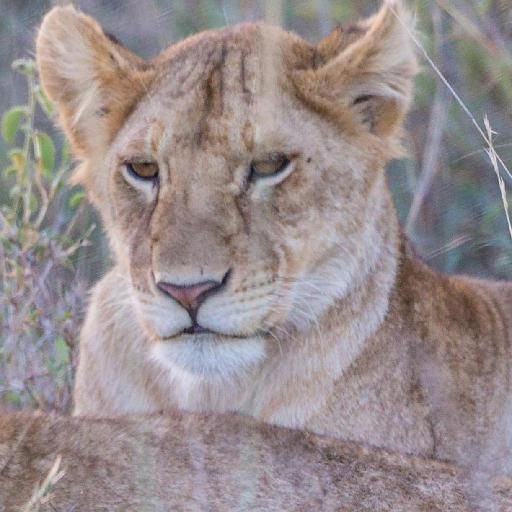
#> input picture img/dataset/1026.jpg, 512 x 512 px, found by its file name; its folder holds only this picture in this run
$ python FINAL.py
#> lines starting #> are read from the running program, lines starting #| are printed output that depends on the picture
import numpy as np
import math
from skimage.feature import graycomatrix, graycoprops # buat ngecek aja
from cosine_similarity import cosine_sim
import time
import os
from multiprocessing import Pool
import cv2

########## CONVERT WARNA TO GRAYSCALE ##########
def toGrayscale(image):
    grayscale_image = np.dot(image[..., :3], [0.29, 0.587, 0.114]).astype(np.uint8)
    return grayscale_image

########## FRAMEWORK MATRIKS ##########
def matrixGLCM(image, d=1):
    # ubah jadi grayscale dulu
    image = toGrayscale(image)

    # quantization levels
    levels = np.max(image) + 1

    # inisialisasi matrix dengan 0
    framework_matrix = np.zeros((levels, levels))

    # dimensi dari gambarnya
    rows, cols = image.shape

    # isi matrixnya
    for i in range(rows):
        for j in range(cols):
                x1, y1 = i, j
                # perpindahan vektor berdasarkan sudut
                # sudut 0:
                x2, y2 = i + 0, j + d

                if 0 <= x1 < rows and 0 <= y1 < cols and 0 <= x2 < rows and 0 <= y2 < cols:
                    pixel1 = image[x1, y1]
                    pixel2 = image[x2, y2]
                    framework_matrix[pixel1, pixel2] += 1
                    # print("framework matrix:")
                    # print(framework_matrix)

    return framework_matrix

########## MATRIKS SIMETRIK ##########
def symmetricGLCM(glcm_matrix):
    symmetric_glcm = glcm_matrix + glcm_matrix.T
    return symmetric_glcm

########## MATRIKS NORMALISASI ##########
def normalizeGLCM(glcm_matrix):
    normalized_glcm = glcm_matrix / np.sum(glcm_matrix)
    return normalized_glcm

########## EKSTRAKSI TEKSTUR ##########
def extract_texture(glcm_matrix):
    rows = glcm_matrix.shape[0]

    # buat cari i - j (untuk contrast, homogeneity, dissimilarity)
    diff_matrix = np.abs(np.arange(rows) - np.arange(rows)[:, np.newaxis])

    # 1. contrast
    contrast_result = np.sum(diff_matrix ** 2 * glcm_matrix)

    # 2. homogeneity
    homogeneity_result = np.sum(glcm_matrix / (1 + diff_matrix ** 2))

    # 3. entropy
    # cari elemen tidak nol, handle kasus log(0) di entropy
    non_zero_elements = glcm_matrix[glcm_matrix > 0]
    entropy_result = -np.sum(non_zero_elements * np.log(non_zero_elements))

    # 4. dissimilarity
    dissimilarity_result = np.sum(diff_matrix * glcm_matrix)

    # 5. energy
    energy_result = np.sqrt(np.sum(glcm_matrix ** 2))

    # 6. correlation
    i, j = np.meshgrid(np.arange(rows), np.arange(rows), indexing='ij')
    rata_rata_i = np.sum(i * glcm_matrix) / np.sum(glcm_matrix)
    rata_rata_j = np.sum(j * glcm_matrix) / np.sum(glcm_matrix)

    sd_i = np.sqrt(np.sum(((i - rata_rata_i) ** 2) * glcm_matrix) / np.sum(glcm_matrix))
    sd_j = np.sqrt(np.sum(((j - rata_rata_j) ** 2) * glcm_matrix) / np.sum(glcm_matrix))

    correlation_result = np.sum(glcm_matrix * ((i - rata_rata_i) * (j - rata_rata_j) / (sd_i * sd_j)))

    return contrast_result, homogeneity_result, entropy_result, dissimilarity_result, energy_result, correlation_result

########## COSINE SIMILARITY ##########
def createVector(a, b, c, d, e, f,):
    vector = np.array([a, b, c, d, e, f])

    return vector

########## CBIR-TEKSTUR ##########
def CBIR_tekstur(image):
    ## BUAT VECTOR BERISI CONTRAST, HOMOGENEITY, DAN ENTROPY DARI IMAGE 1
    # sudut 0
    glcm_matrix_sudut0 = matrixGLCM(image, d=1)
    symmetric_glcm_sudut0 = symmetricGLCM(glcm_matrix_sudut0)
    normalized_glcm_sudut0 = normalizeGLCM(symmetric_glcm_sudut0)
    contrast_sudut0, homogeneity_sudut0, entropy_sudut0, dissimilarity_sudut0, energy_sudut0, correlation_sudut0 = extract_texture(normalized_glcm_sudut0)

    vector = createVector(contrast_sudut0, homogeneity_sudut0, entropy_sudut0, dissimilarity_sudut0, energy_sudut0, correlation_sudut0)

    return vector

########## MENGAMBIL SEMUA GAMBAR DALAM SATU FOLDER ##########
def imageInFolder(folder_path):
    image_files = [os.path.join(folder_path, filename) for filename in os.listdir(folder_path) if filename.endswith('.jpg')]
    return image_files

##########***** TES *****##########

if __name__ == '__main__':
    start_time = time.time()

    # list gambar target yang akan dibandingkan
    target_folder = 'img/dataset/'
    target_images = imageInFolder(target_folder)

    # baca semua gambar langsung terus simpen ke list, jadi ga ulang ulang cv2 imreadnya
    target_images_list = [cv2.imread(image_path) for image_path in target_images]
#> target_images_list = 1 item

    # inisialisasi pool multiprocessing dengan jumlah prosesor yang tersedia
    num_processors = 8 # sesuaikan dengan jumlah prosesor yang tersedia
    pool = Pool(processes=num_processors)

    # bandingkan gambar referensi dengan gambar target secara paralel
    vectors = pool.starmap(CBIR_tekstur, [(image,) for image in target_images_list])
#> in toGrayscale, `grayscale_image = np.dot(image[..., :3], [0.29, 0.587, 0.114]).astype(..`:
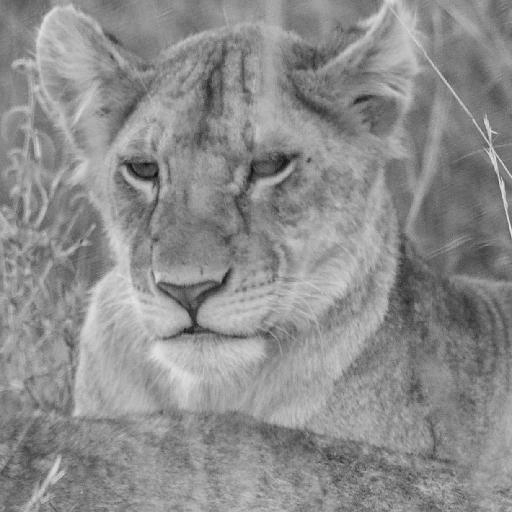
#> grayscale_image: shape (512, 512); min 12, max 230, mean 140.7
#> in matrixGLCM, `levels = np.max(image) + 1`: levels = 231
#> after the loop in matrixGLCM, `for i in range(rows):`:
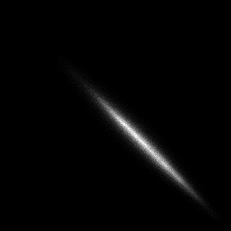
#> framework_matrix: shape (231, 231) float64; min 0, max 290, mean 4.9; drawn with min black and max white
#> in CBIR_tekstur, image is the input picture: shape (512, 512, 3); mean B, G, R 142, 140.9, 151.7
#> in extract_texture, `contrast_result = np.sum(diff_matrix ** 2 * glcm_matrix)`: contrast_result = 56.73
#> in extract_texture, `homogeneity_result = np.sum(glcm_matrix / (1 + diff_matrix ** 2))`: homogeneity_result = 0.204
#> in extract_texture, `non_zero_elements = glcm_matrix[glcm_matrix > 0]`: non_zero_elements = 11086 values, max 0.0011 at index 6271, min 1.91e-06 at index 0, mean 9.02e-05
#> in extract_texture, `entropy_result = -np.sum(non_zero_elements * np.log(non_zero_elements))`: entropy_result = 8.03
#> in extract_texture, `dissimilarity_result = np.sum(diff_matrix * glcm_matrix)`: dissimilarity_result = 5.21
#> in extract_texture, `energy_result = np.sqrt(np.sum(glcm_matrix ** 2))`: energy_result = 0.0219
#> in extract_texture, `rata_rata_i = np.sum(i * glcm_matrix) / np.sum(glcm_matrix)`: rata_rata_i = 140.7
#> in extract_texture, `sd_i = np.sqrt(np.sum(((i - rata_rata_i) ** 2) * glcm_matrix) / np.sum..`: sd_i = 27.62
#> in extract_texture, `correlation_result = np.sum(glcm_matrix * ((i - rata_rata_i) * (j - ra..`: correlation_result = 0.963
#> in CBIR_tekstur, `contrast_sudut0, homogeneity_sudut0, entropy_sudut0, dissimilarity_sud..`: contrast_sudut0 = 56.73; homogeneity_sudut0 = 0.204; entropy_sudut0 = 8.03; dissimilarity_sudut0 = 5.21; energy_sudut0 = 0.0219; correlation_sudut0 = 0.963
#> in createVector, `vector = np.array([a, b, c, d, e, f])`: vector = [56.73, 0.204, 8.03, 5.21, 0.0219, 0.963]
#> vectors = [[56.73, 0.204, 8.03, 5.21, 0.0219, 0.963]]

    # close pool multiprocessing
    pool.close()
    pool.join()

    # Hasil kesamaan citra
    for i, vektor in enumerate(vectors):
        # print(f"Kesamaan dengan gambar-{i+1}: {similarity * 100:.5f}%")
        print(f"vektor gambar-{i+1}: {vektor}%")
#> this loop made 1 pass
#| vektor gambar-1: [5.67252171e+01 2.03730960e-01 8.03481342e+00 5.20849132e+00
#|  2.19478142e-02 9.62816136e-01]%

    end_time = time.time()

    execution_time = end_time - start_time
    print(f"Program selesai dalam {execution_time:.2f} detik")

$ run again, on img/dataset/1337.jpg
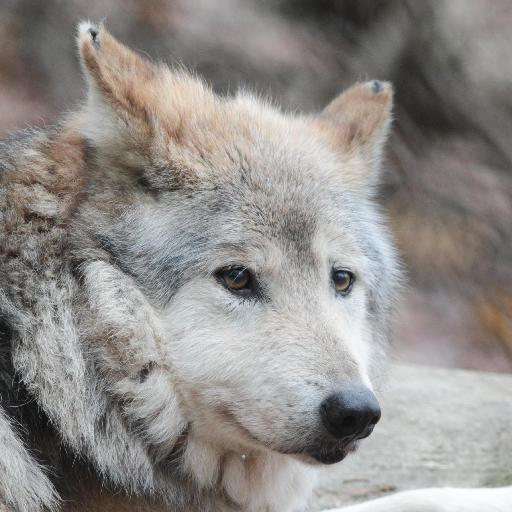
#> input picture img/dataset/1337.jpg, 512 x 512 px, found by its file name
#> target_images_list = 1 item
#> in toGrayscale, `grayscale_image = np.dot(image[..., :3], [0.29, 0.587, 0.114]).astype(..`:
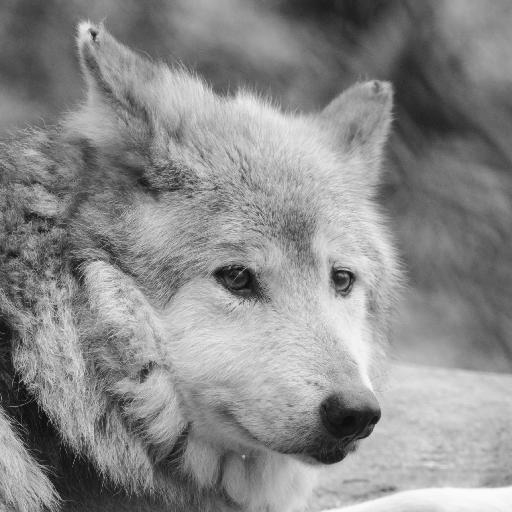
#> grayscale_image: shape (512, 512); min 0, max 252, mean 138.6
#> levels = 253
#> after the loop in matrixGLCM, `for i in range(rows):`:
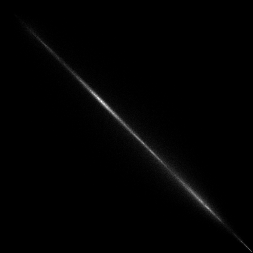
#> framework_matrix: shape (253, 253) float64; min 0, max 409, mean 4.1; drawn with min black and max white
#> in CBIR_tekstur, image is the input picture: shape (512, 512, 3); mean B, G, R 138, 140.8, 144.3
#> contrast_result = 166.5
#> homogeneity_result = 0.264
#> entropy_result = 8.75
#> dissimilarity_result = 7.3
#> energy_result = 0.0176
#> rata_rata_i = 138.6
#> sd_i = 50.09
#> correlation_result = 0.967
#> contrast_sudut0 = 166.5; homogeneity_sudut0 = 0.264; entropy_sudut0 = 8.75; dissimilarity_sudut0 = 7.3; energy_sudut0 = 0.0176; correlation_sudut0 = 0.967
#> in createVector, `vector = np.array([a, b, c, d, e, f])`: vector = [166.5, 0.264, 8.75, 7.3, 0.0176, 0.967]
#> vectors = [[166.5, 0.264, 8.75, 7.3, 0.0176, 0.967]]
#> the loop `for i, vektor in enumerate(vectors): # print(f"Kesamaan dengan gambar-..` made 1 pass
#> (printed output is left out)

$ run again, on img/dataset/1627.jpg
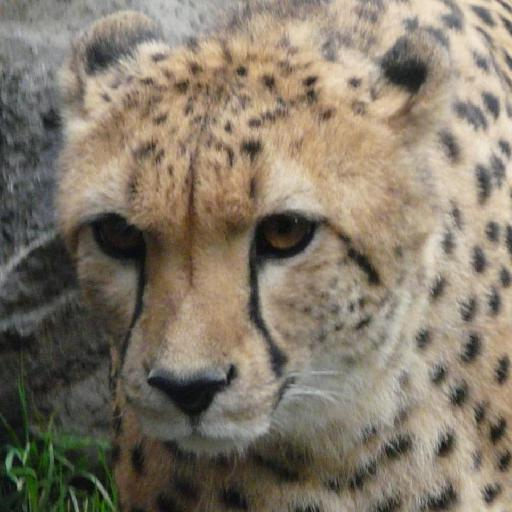
#> input picture img/dataset/1627.jpg, 512 x 512 px, found by its file name
#> target_images_list = 1 item
#> in toGrayscale, `grayscale_image = np.dot(image[..., :3], [0.29, 0.587, 0.114]).astype(..`:
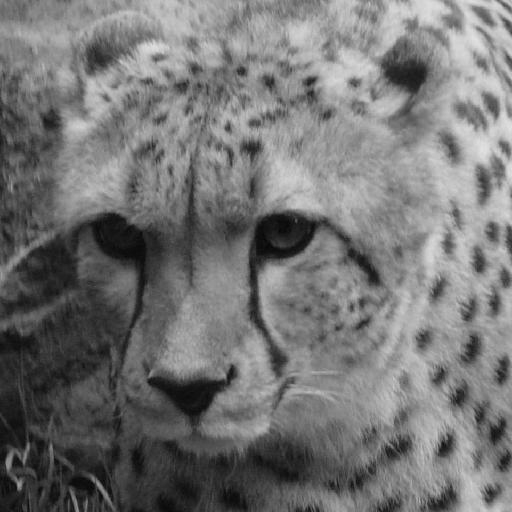
#> grayscale_image: shape (512, 512); min 2, max 226, mean 116.7
#> levels = 227
#> after the loop in matrixGLCM, `for i in range(rows):`:
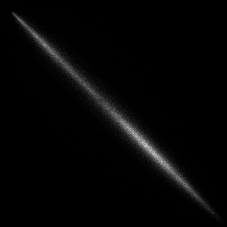
#> framework_matrix: shape (227, 227) float64; min 0, max 205, mean 5.1
#> in CBIR_tekstur, image is the input picture: shape (512, 512, 3); mean B, G, R 106.2, 121.6, 131.6
#> contrast_result = 59.98
#> homogeneity_result = 0.207
#> non_zero_elements = 12672 values, max 0.000764 at index 9179, min 1.91e-06 at index 0, mean 7.89e-05
#> entropy_result = 8.54
#> dissimilarity_result = 5.37
#> energy_result = 0.0165
#> rata_rata_i = 116.7
#> sd_i = 48.56
#> correlation_result = 0.987
#> contrast_sudut0 = 59.98; homogeneity_sudut0 = 0.207; entropy_sudut0 = 8.54; dissimilarity_sudut0 = 5.37; energy_sudut0 = 0.0165; correlation_sudut0 = 0.987
#> in createVector, `vector = np.array([a, b, c, d, e, f])`: vector = [59.98, 0.207, 8.54, 5.37, 0.0165, 0.987]
#> vectors = [[59.98, 0.207, 8.54, 5.37, 0.0165, 0.987]]
#> the loop `for i, vektor in enumerate(vectors): # print(f"Kesamaan dengan gambar-..` made 1 pass
#> (printed output is left out)

$ run again, on img/dataset/1679.jpg
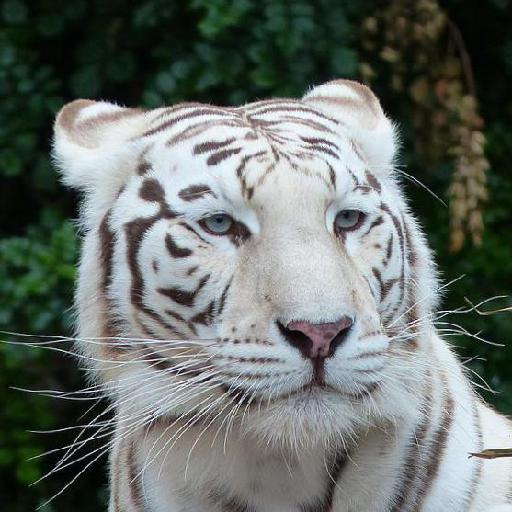
#> input picture img/dataset/1679.jpg, 512 x 512 px, found by its file name
#> target_images_list = 1 item
#> in toGrayscale, `grayscale_image = np.dot(image[..., :3], [0.29, 0.587, 0.114]).astype(..`:
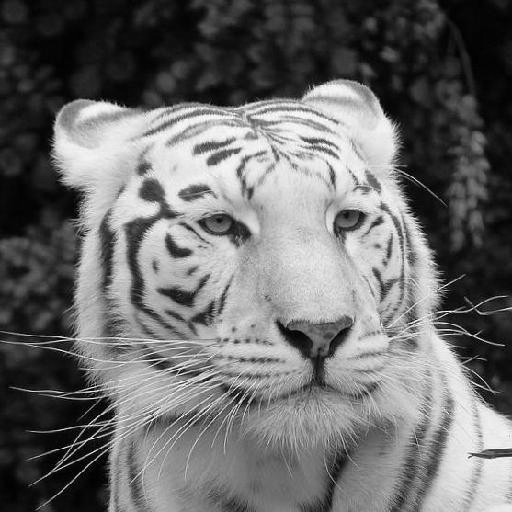
#> grayscale_image: shape (512, 512); min 0, max 252, mean 107.1
#> levels = 253
#> after the loop in matrixGLCM, `for i in range(rows):`:
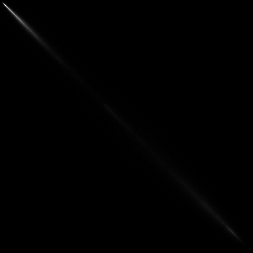
#> framework_matrix: shape (253, 253) float64; min 0, max 1430, mean 4.1; drawn with min black and max white
#> in CBIR_tekstur, image is the input picture: shape (512, 512, 3); mean B, G, R 106.2, 110.7, 103.7
#> contrast_result = 232.4
#> homogeneity_result = 0.263
#> entropy_result = 8.78
#> dissimilarity_result = 7.95
#> energy_result = 0.0229
#> rata_rata_i = 107.3
#> sd_i = 77.66
#> correlation_result = 0.981
#> contrast_sudut0 = 232.4; homogeneity_sudut0 = 0.263; entropy_sudut0 = 8.78; dissimilarity_sudut0 = 7.95; energy_sudut0 = 0.0229; correlation_sudut0 = 0.981
#> in createVector, `vector = np.array([a, b, c, d, e, f])`: vector = [232.4, 0.263, 8.78, 7.95, 0.0229, 0.981]
#> vectors = [[232.4, 0.263, 8.78, 7.95, 0.0229, 0.981]]
#> the loop `for i, vektor in enumerate(vectors): # print(f"Kesamaan dengan gambar-..` made 1 pass
#> (printed output is left out)

$ run again, on img/dataset/1099.jpg
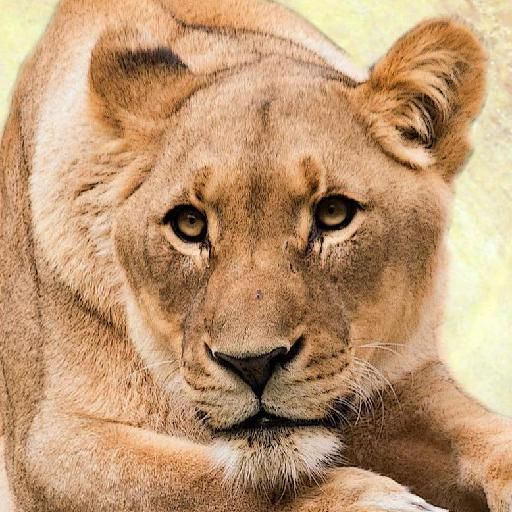
#> input picture img/dataset/1099.jpg, 512 x 512 px, found by its file name
#> target_images_list = 1 item
#> in toGrayscale, `grayscale_image = np.dot(image[..., :3], [0.29, 0.587, 0.114]).astype(..`:
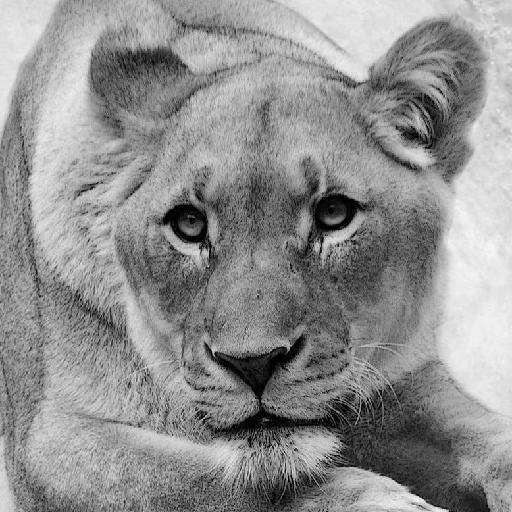
#> grayscale_image: shape (512, 512); min 0, max 249, mean 144
#> levels = 250
#> after the loop in matrixGLCM, `for i in range(rows):`:
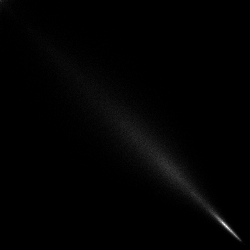
#> framework_matrix: shape (250, 250) float64; min 0, max 399, mean 4.2; drawn with min black and max white
#> in CBIR_tekstur, image is the input picture: shape (512, 512, 3); mean B, G, R 115.4, 152.2, 190.1
#> contrast_result = 447.2
#> homogeneity_result = 0.126
#> entropy_result = 9.38
#> dissimilarity_result = 13.97
#> energy_result = 0.0125
#> rata_rata_i = 143.9
#> sd_i = 52.63
#> correlation_result = 0.919
#> contrast_sudut0 = 447.2; homogeneity_sudut0 = 0.126; entropy_sudut0 = 9.38; dissimilarity_sudut0 = 13.97; energy_sudut0 = 0.0125; correlation_sudut0 = 0.919
#> in createVector, `vector = np.array([a, b, c, d, e, f])`: vector = [447.2, 0.126, 9.38, 13.97, 0.0125, 0.919]
#> vectors = [[447.2, 0.126, 9.38, 13.97, 0.0125, 0.919]]
#> the loop `for i, vektor in enumerate(vectors): # print(f"Kesamaan dengan gambar-..` made 1 pass
#> (printed output is left out)
